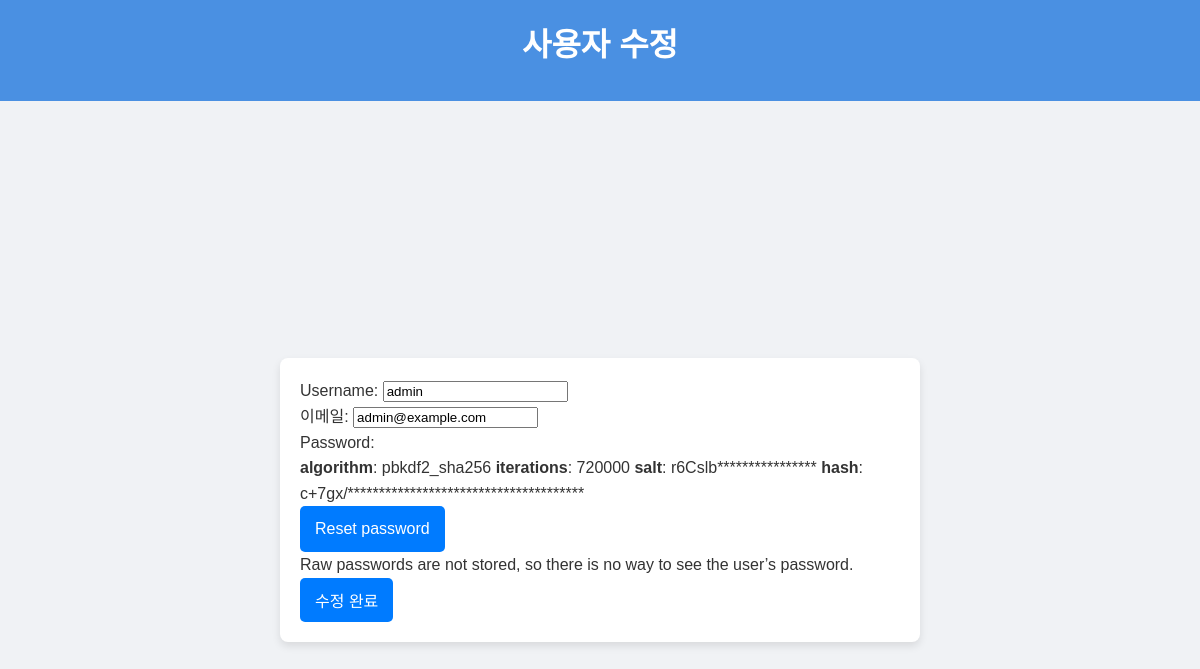
The page /accounts/edit_user/1/ (signed in) on the database as committed earlier.
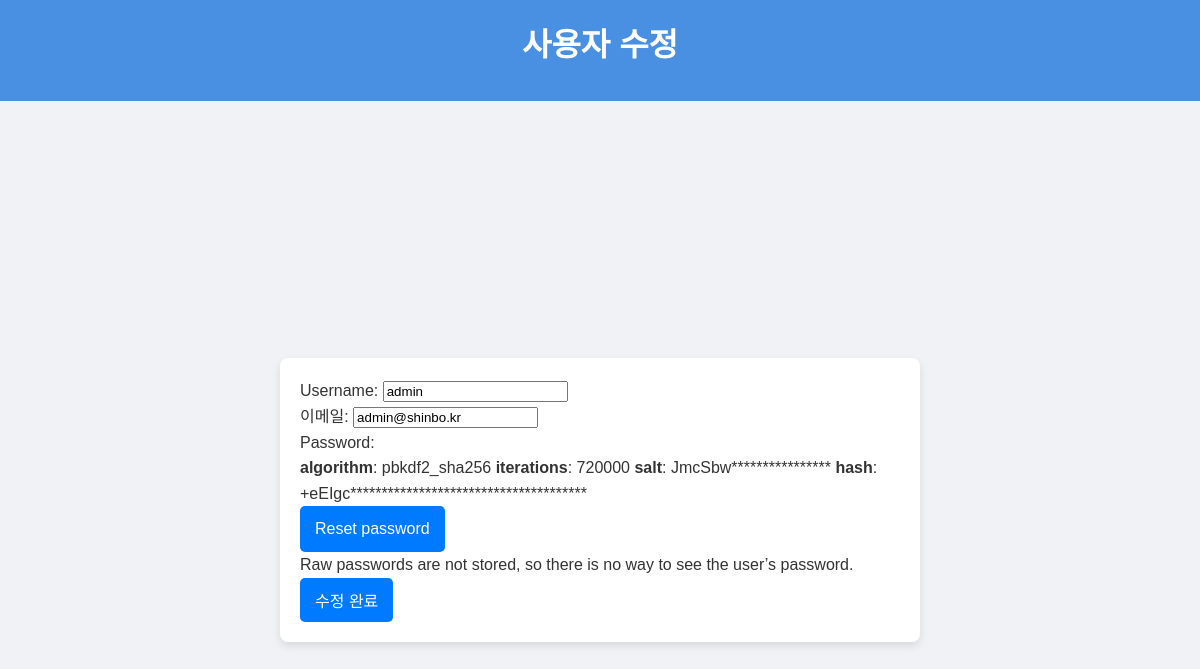
The same page on the database as committed later.
### apps/accounts/models.py (models this page shows, shortened)
class CustomUser(AbstractBaseUser):
    username = models.CharField(max_length=150, unique=True)
    email = models.EmailField(unique=True)
    is_active = models.BooleanField(default=True)
    is_staff = models.BooleanField(default=False)
    is_superuser = models.BooleanField(default=False)  # 슈퍼유저 필드
    objects = CustomUserManager()
    USERNAME_FIELD = 'username'
    REQUIRED_FIELDS = ['email']

### apps/accounts/views.py (the view)
# urls.py: path('edit_user/<int:user_id>/', edit_user_view, name='edit_user'),
@admin_required
def edit_user_view(request, user_id):
    user = get_object_or_404(User, id=user_id)
    if request.method == 'POST':
        form = CustomUserChangeForm(request.POST, instance=user)
        if form.is_valid():
            form.save()
            messages.success(request, '사용자 정보가 성공적으로 수정되었습니다.')
            return redirect('user_list')
    else:
        form = CustomUserChangeForm(instance=user)
    return render(request, 'accounts/edit_user.html', {'form': form, 'user': user})

### apps/accounts/forms.py (shortened to what this page needs)
class CustomUserChangeForm(UserChangeForm):
    email = forms.EmailField(required=True, label="이메일")
    class Meta:
        model = CustomUser
        fields = ('username', 'email', 'password')

### apps/accounts/views.py (called while the page is built)
def admin_required(view_func):
    decorated_view_func = login_required(user_passes_test(lambda u: u.is_superuser)(view_func))
    return decorated_view_func

### templates/accounts/edit_user.html (shortened to what this page needs)
<!DOCTYPE html>
<html lang="ko">
<head>
    {% load static %}
    <link rel="stylesheet" href="{% static 'css/style.css' %}">
</head>
<body>
    <header>
        <div class="header-container">
            <h1>사용자 수정</h1>
        </div>
    </header>
    <main>
        <div class="main-container">
            <div class="form-container">
                <form method="post">
                    {{ form.as_p }}
                    <button type="submit" class="button">수정 완료</button>
                </form>
            </div>
        </div>
    </main>
</body>
</html>

Rows that differ between the two databases and show on the page:
changed CustomUser "admin": email "admin@example.com" → "admin@shinbo.kr"
Other text that changed with them:
text no longer shown: "Username: 이메일: Password: algorithm : pbkdf2_sha256 iterations : 720000 salt : r6Cslb**************** hash : c+7gx/************************************** Reset password Raw passwords are not stored, so there is no way to see the user’s password."
text now shown: "Username: 이메일: Password: algorithm : pbkdf2_sha256 iterations : 720000 salt : JmcSbw**************** hash : +eEIgc************************************** Reset password Raw passwords are not stored, so there is no way to see the user’s password."
